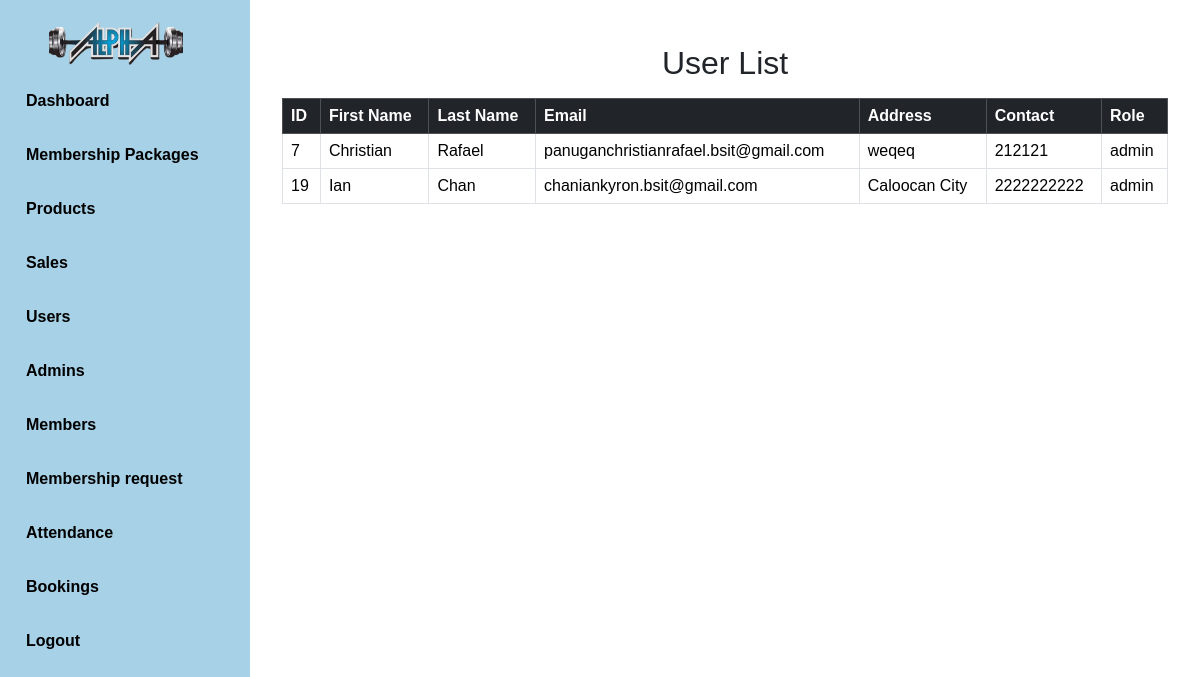
/admin/admins.php (signed in), run on the app's committed database.
### tables this page shows
CREATE TABLE `user` (
  `user_id` int(11) NOT NULL,
  `Fname` varchar(255) NOT NULL,
  `Lname` varchar(255) NOT NULL,
  `email` varchar(100) NOT NULL,
  `address` varchar(255) NOT NULL,
  `password` varchar(255) NOT NULL,
  `contact` bigint(12) NOT NULL,
  `role` enum('admin','user','member') NOT NULL DEFAULT 'user',
  `image` varchar(100) NOT NULL,
  `status` varchar(50) NOT NULL,
  `code` mediumint(11) NOT NULL,
  `membership_id` int(11) DEFAULT NULL,
  `points` varchar(1000) NOT NULL,
  `SerialCard` varchar(25) NOT NULL,
  `DateRegistered` date NOT NULL,
  `CardExpiration` date NOT NULL,
  `role_updated_at` timestamp NOT NULL DEFAULT current_timestamp() ON UPDATE current_timestamp()
);

### admin/admins.php (the view, shortened to what this page needs)
<?php
include("navbar.php");
include("../database/connection.php");
?>
<!DOCTYPE html>
<html lang="en">
<head>
    <link href="https://cdn.jsdelivr.net/npm/bootstrap@5.3.3/dist/css/bootstrap.min.css" rel="stylesheet">
<link rel="stylesheet" href="https://cdnjs.cloudflare.com/ajax/libs/font-awesome/6.4.2/css/all.min.css">
    <link rel="stylesheet" href="styles.css">
</head>
<body>
<section class="main-content">
<div class="container mt-4">
    <h2 class="mb-3">User List</h2>
    <table class="table table-bordered table-hover">
        <thead class="table-dark">
            <tr>
                <th>ID</th>
                <th>First Name</th>
                <th>Last Name</th>
                <th>Email</th>
                <th>Address</th>
                <th>Contact</th>
                <th>Role</th>
            </tr>
        </thead>
        <tbody>
            <?php
            $sql = "SELECT * FROM user WHERE role = 'admin'";
            $result = mysqli_query($conn, $sql);
            if (mysqli_num_rows($result) > 0) {
                while ($row = mysqli_fetch_assoc($result)) {
                    echo "<tr>";
                    echo "<td>" . htmlspecialchars($row['user_id']) . "</td>";
                    echo "<td>" . htmlspecialchars($row['Fname']) . "</td>";
                    echo "<td>" . htmlspecialchars($row['Lname']) . "</td>";
                    echo "<td>" . htmlspecialchars($row['email']) . "</td>";
                    echo "<td>" . htmlspecialchars($row['address']) . "</td>";
                    echo "<td>" . htmlspecialchars($row['contact']) . "</td>";
                    echo "<td>" . htmlspecialchars($row['role']) . "</td>";
                }
            } else {
                echo "<tr><td colspan='11' class='text-center'>No admins found</td></tr>";
            }
            ?>
        </tbody>
    </table>
</div>
</section>
</body>
</html>

### admin/styles.css (style rules this page uses)
body { font-family: Arial, sans-serif; background-color: white; overflow-x: hidden; }
.main-content { margin-left: 250px; padding: 20px; }
.container { display: flex; justify-content: center; align-items: center; flex-direction: column; }

### data on the page
user: user_id "7", Fname "Christian", Lname "Rafael", email "panuganchristianrafael.bsit@gmail.com", address "weqeq", contact "212121", role "admin"
user: user_id "19", Fname "Ian", Lname "Chan", email "chaniankyron.bsit@gmail.com", address "Caloocan City", contact "2222222222", role "admin"
